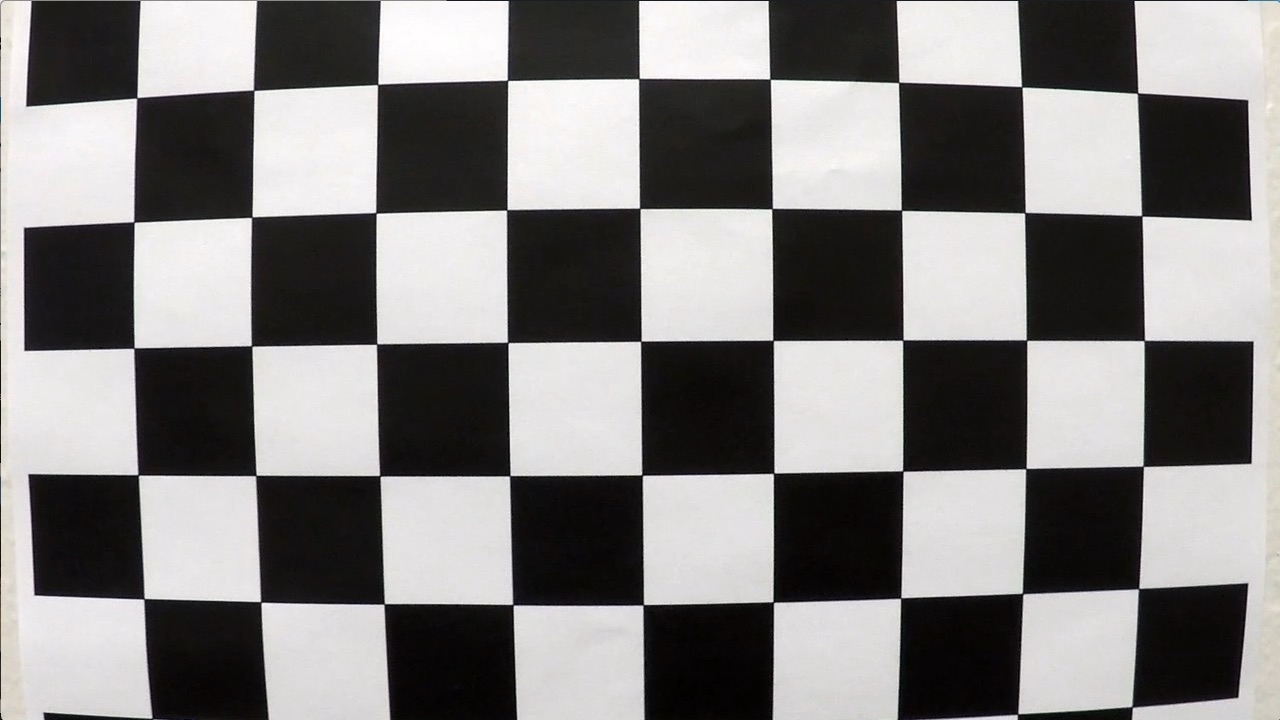
#> input picture camera_cal/calibration1.jpg, 1280 x 720 px; its folder holds 5 pictures in this run
$ python camera_calibration.py
#> lines starting #> are read from the running program, lines starting #| are printed output that depends on the picture
import cv2
import numpy as np
from pathlib import Path

# Path to the project root directory
PROJECT_DIR = Path(__file__).resolve().parent.parent

# Chessboard dimensions (number of internal corners)
CHESSBOARD_SIZE = (9, 6)

def detect_chessboard_corners(image):

    # Convert the image to grayscale
    gray = cv2.cvtColor(image, cv2.COLOR_BGR2GRAY)

    # Detect the internal corners of the chessboard
    found, corners = cv2.findChessboardCorners(
         gray, CHESSBOARD_SIZE, None)

    if not found:
        return None

    # Refine corner coordinates for greater accuracy
    criteria = (
        cv2.TERM_CRITERIA_EPS + cv2.TERM_CRITERIA_MAX_ITER, 30, 0.001
        )

    refined_corners = cv2.cornerSubPix(
        gray, corners, (11, 11), (-1, -1), criteria
    )

    return refined_corners


def collect_calibration_points():

    image_paths = sorted(
        (PROJECT_DIR / "camera_cal").glob("calibration*.jpg")
    )

    #  Define the known 3D coordinates of chessboard corners
    cols, rows = CHESSBOARD_SIZE

    object_points = np.zeros((rows * cols, 3), dtype=np.float32)
    object_points[:, :2] = np.mgrid[
        0:cols, 0:rows
    ].T.reshape(-1, 2)

    all_object_points = []
    all_image_points = []
    image_size = None

    for path in image_paths:
        image = cv2.imread(str(path))
#> image is the input picture: shape (720, 1280, 3); mean B, G, R 127.8, 128.4, 130.1

        if image is None:
            print(f"Could not load {path.name}")
            continue

        current_size = (image.shape[1], image.shape[0])
#> current_size = (1280, 720)

        # Detect chessboard corners in the current image
        corners = detect_chessboard_corners(image)
#> in detect_chessboard_corners, `found, corners = cv2.findChessboardCorners( gray, CHESSBOARD_SIZE, None)`: found = False; corners = None

        if corners is None:
            print(f"{path.name}: corners not detected")
            continue

        if image_size is None:
            image_size = current_size
        elif current_size != image_size:
            print(f"Skipping {path.name}: different image size")
            continue

        # Store corresponding 3D object points and 2D image points
        all_object_points.append(object_points.copy())
        all_image_points.append(corners)

        print(f"{path.name}: {len(corners)} corners detected")

    return all_object_points, all_image_points, image_size


def main():

    # Collect 3D object points and 2D image points
    object_points, image_points, image_size = collect_calibration_points()

    print("\nCalibration images successfully processed:", len(image_points))
    print("Image size:", image_size)


    if len(image_points) < 3 or image_size is None:
        print("Not enough images for camera calibration.")
        return

    # Calculate the camera matrix and distortion coefficients
    rms, camera_matrix, dist_coeffs, rvecs, tvecs = cv2.calibrateCamera(
        object_points,
        image_points,
        image_size,
        None,
        None
    )

    print("\nRMS reprojection error:", rms)

    print("\nCamera matrix:")
    print(camera_matrix)

    print("\nDistortion coefficients:")
    print(dist_coeffs)

    # Save the calibration parameters for later use
    calibration_path = PROJECT_DIR / "camera_cal" / "calibration_data.npz"

    np.savez(
        calibration_path,
        camera_matrix=camera_matrix,
        dist_coeffs=dist_coeffs,
        image_size=np.array(image_size),
        rms=rms
    )

    print("\nCalibration parameters saved to:", calibration_path)

    # Load a calibration image to verify distortion correction
    image_path = PROJECT_DIR / "camera_cal" / "calibration3.jpg"
    image = cv2.imread(str(image_path))
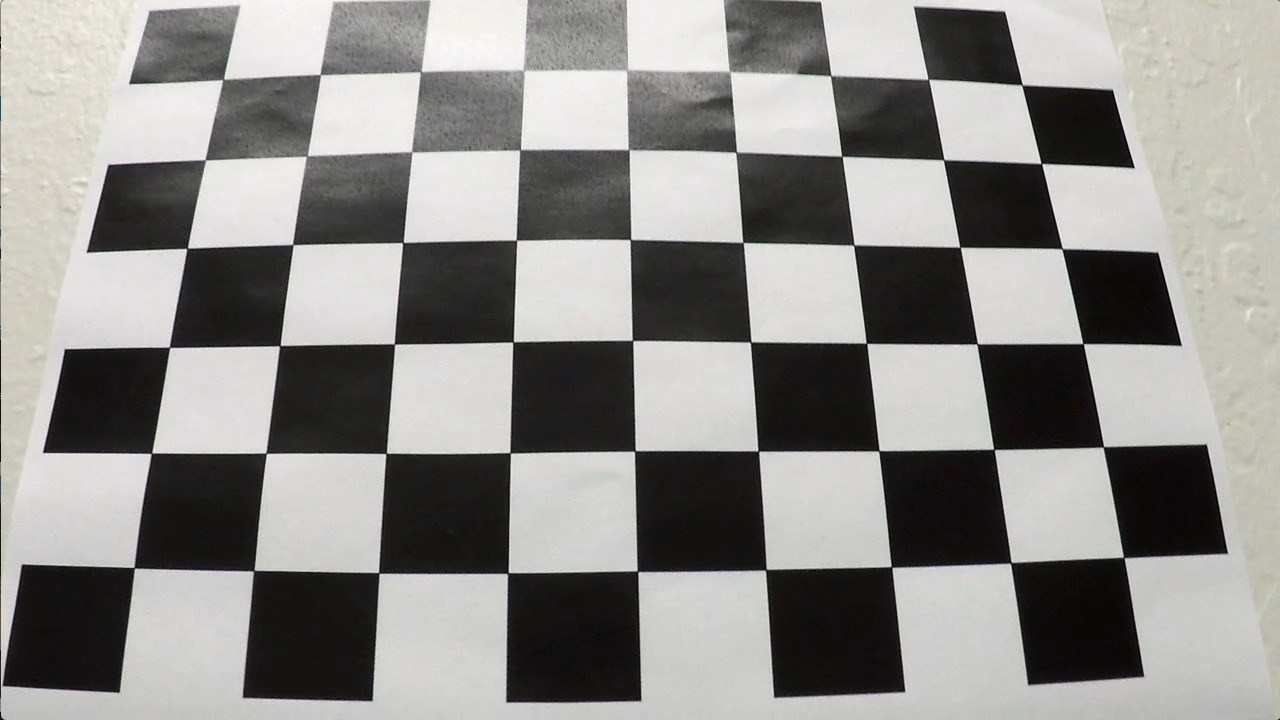
#> input picture camera_cal/calibration3.jpg, 1280 x 720 px
#> image is the input picture: shape (720, 1280, 3); mean B, G, R 138.1, 141, 141.8

    if image is None:
        print("Could not load image for undistortion.")
        return

    # Correct lens distortion using the calibration parameters
    undistorted_image = cv2.undistort(
        image,
        camera_matrix,
        dist_coeffs,
        None,
        camera_matrix
    )
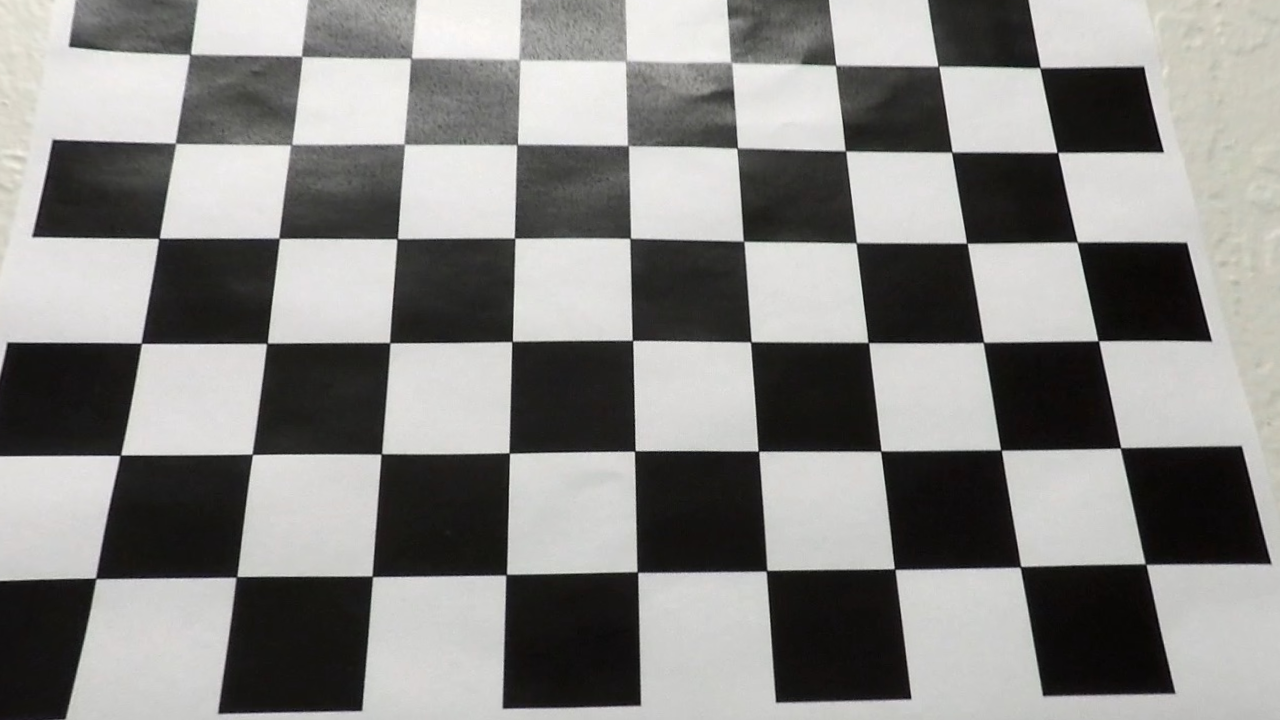
#> undistorted_image: shape (720, 1280, 3); mean B, G, R 132.5, 134.7, 135.5

    # Save the  undistorted calibration image
    output_path = PROJECT_DIR / "output_images" / "undistorted_calibration3.jpg"
    output_path.parent.mkdir(parents=True, exist_ok=True)

    cv2.imwrite(str(output_path), undistorted_image)

    print("\nUndistorted image saved to:", output_path)


if __name__ == "__main__":
    main()
